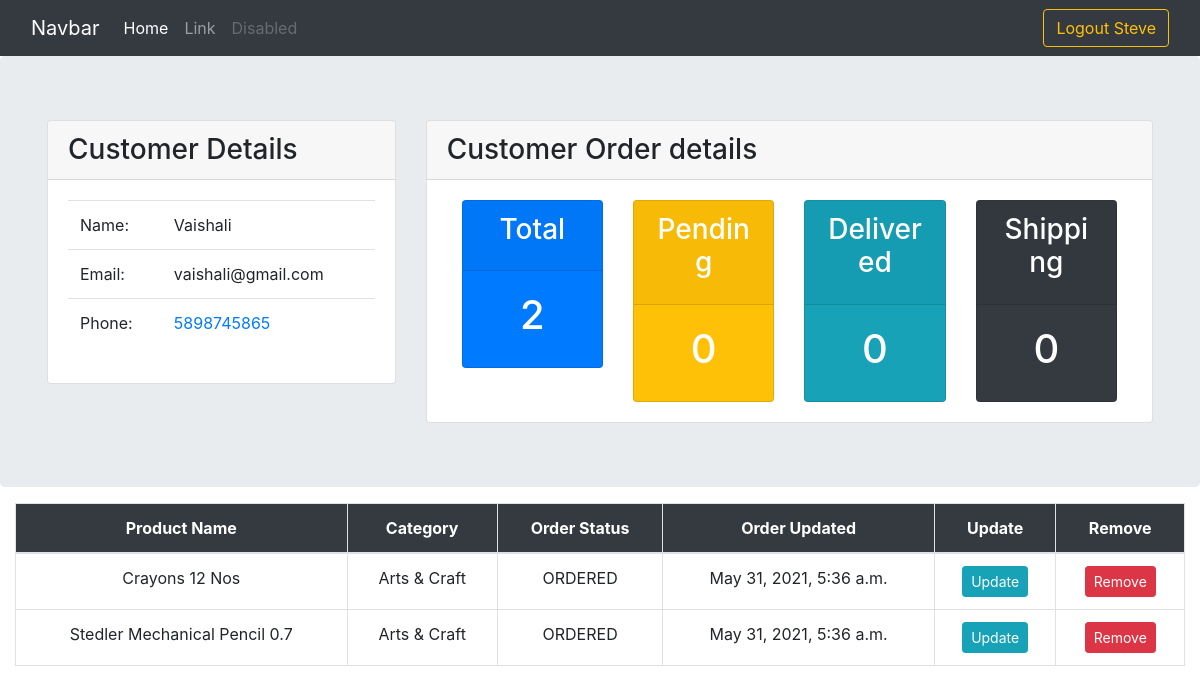
The page /customer/4 (signed in) on the database its author committed.
### first_app/models.py (models this page shows, shortened)
class Customer(models.Model):
    user = models.OneToOneField(User,null=True,on_delete=models.CASCADE)
    name = models.CharField(max_length=200)
    email = models.EmailField()
    phone = models.CharField(max_length=13)
    pincode = models.IntegerField()
    address = models.TextField()
    date_added = models.DateTimeField(auto_now_add=True)

class Order(models.Model):
    ORDER_STATUS = (
    ("ORDERED","ORDERED"),
    ("PENDING","PENDING"),
    ("DELIVERED","DELIVERED"),
    ("SHIPPING","SHIPPING"),
    ("ARRIVING","ARRIVING")
    )
    order_status = models.CharField(max_length=150,choices=ORDER_STATUS)
    product = models.ForeignKey(Product,on_delete=models.CASCADE)
    customer = models.ForeignKey(Customer,on_delete=models.CASCADE)
    date_added = models.DateTimeField(auto_now_add=True)

class Product(models.Model):
    name = models.CharField(max_length=200)
    category = models.ForeignKey(Category,on_delete=models.CASCADE)
    tags = models.ManyToManyField(Tag)
    price = models.FloatField()
    description = models.TextField(max_length=1000)

class Category(models.Model):
    name = models.CharField(max_length=220)
    date_added = models.DateTimeField(auto_now_add=True)
    def __str__(self):
        return self.name

### first_app/views.py (the view)
# urls.py: path('customer/<int:pk>',views.customer,name='customer'),
@login_required(login_url='login_user')
def customer(request,pk):
    customer = Customer.objects.get(id=pk)
    orders = customer.order_set.all()
    total = orders.count()
    pending = orders.filter(order_status="PENDING").count()
    delivered = orders.filter(order_status="DELIVERED").count()
    shipping = orders.filter(order_status="SHIPPING").count()
    context = {'customer':customer,'orders':orders,
               'total':total,'pending':pending,'delivered':delivered,
               'shipping':shipping}
    return render(request,'first_app/customer.html',context=context)

### templates/first_app/customer.html (shortened to what this page needs)
{% extends "first_app/layout/main_base.html" %}
{% block content_block %}
  <div class="container-fluid px-0">
    <div class="jumbotron mb-0">
      <div class="row mx-0">
        <div class="col-4">
          <div class="card">
            <div class="card-header">
              <h3 class="mb-0">Customer Details</h3>
            </div>
            <div class="card-body">
              <table class="table">
                <tr>
                  <td>Name:</td>
                  <td>{{customer.name}}</td>
                </tr>
                <tr>
                  <td>Email:</td>
                  <td>{{customer.email}}</td>
                </tr>
                <tr>
                  <td>Phone:</td>
                  <td><a href="tel:{{customer.phone}}">{{customer.phone}}</a></td>
                </tr>
              </table>
            </div>
          </div>
        </div>
        <div class="col-8">
          <div class="card">
            <div class="card-header">
              <h3 class="mb-0">Customer Order details</h3>
            </div>
            <div class="card-body">
              {% include "first_app/components/stats.html" %}
            </div>
          </div>
        </div>
      </div>
    </div>
    <div class="col-12 py-3">
      <table class="table table-bordered">
        <thead class="bg-dark text-white">
          <tr class="text-center">
            <th>Product Name</th>
            <th>Category</th>
            <th>Order Status</th>
            <th>Order Updated</th>
            <th>Update</th>
            <th>Remove</th>
          </tr>
        </thead>
        <tbody>
          {% for order in orders %}
            <tr class="text-center">
              <td>{{order.product.name}}</td>
              <td>{{order.product.category}}</td>
              <td>{{order.order_status}}</td>
              <td>{{order.date_added}}</td>
              <td class="text-center">
                <a href="{% url 'update_order' order.id %}" class="btn btn-sm btn-info">Update</a>
              </td>
              <td class="text-center">
                <button
                  data-product="{{order.product.name}}"
                  data-order ="{{order.id}}"
                  data-toggle="modal" data-target="#delete_order"
                  class="btn btn-sm btn-danger del_order_btn">Remove</button>
              </td>
            </tr>
          {% endfor %}
        </tbody>
      </table>
    </div>
  </div>
{% endblock content_block %}

### templates/first_app/components/navbar.html (shortened to what this page needs)
<nav class="navbar navbar-expand-lg navbar-dark bg-dark">
  <div class="container-fluid">
    <a class="navbar-brand" href="#">Navbar</a>
    <div class="collapse navbar-collapse" id="navbarSupportedContent">
      {% if request.user.username %}
      <ul class="navbar-nav me-auto mb-2 mb-lg-0">
        <li class="nav-item">
          <a class="nav-link active" aria-current="page" href="#">Home</a>
        </li>
        <li class="nav-item">
          <a class="nav-link" href="#">Link</a>
        </li>
        <li class="nav-item">
          <a class="nav-link disabled" href="#" tabindex="-1" aria-disabled="true">Disabled</a>
        </li>
      </ul>
      {% endif %}
      <div class="form-inline ml-auto">
        {% if request.user.username %}
          <a href="{% url 'logout' %}" class="btn btn-outline-warning">
            Logout {{request.user.username | title }}
          </a>
          {% else %}
          <a href="{% url 'login_user' %}" class="btn btn-outline-success">Login</a>
        {% endif %}
    </div>
    </div>
  </div>
</nav>

### rows shown on the page
Customer: name "Vaishali", email "vaishali@gmail.com", phone "5898745865"
Order: product.name "Crayons 12 Nos", product.category "Arts & Craft", order_status "ORDERED", date_added "May 31, 2021, 5:36 a.m."
Order: product.name "Stedler Mechanical Pencil 0.7", product.category "Arts & Craft", order_status "ORDERED", date_added "May 31, 2021, 5:36 a.m."

### other values the page prints
{{ request.user.username | title }} "Steve"
{{ total }} "2"
{{ pending }} "0"
{{ delivered }} "0"
{{ shipping }} "0"
